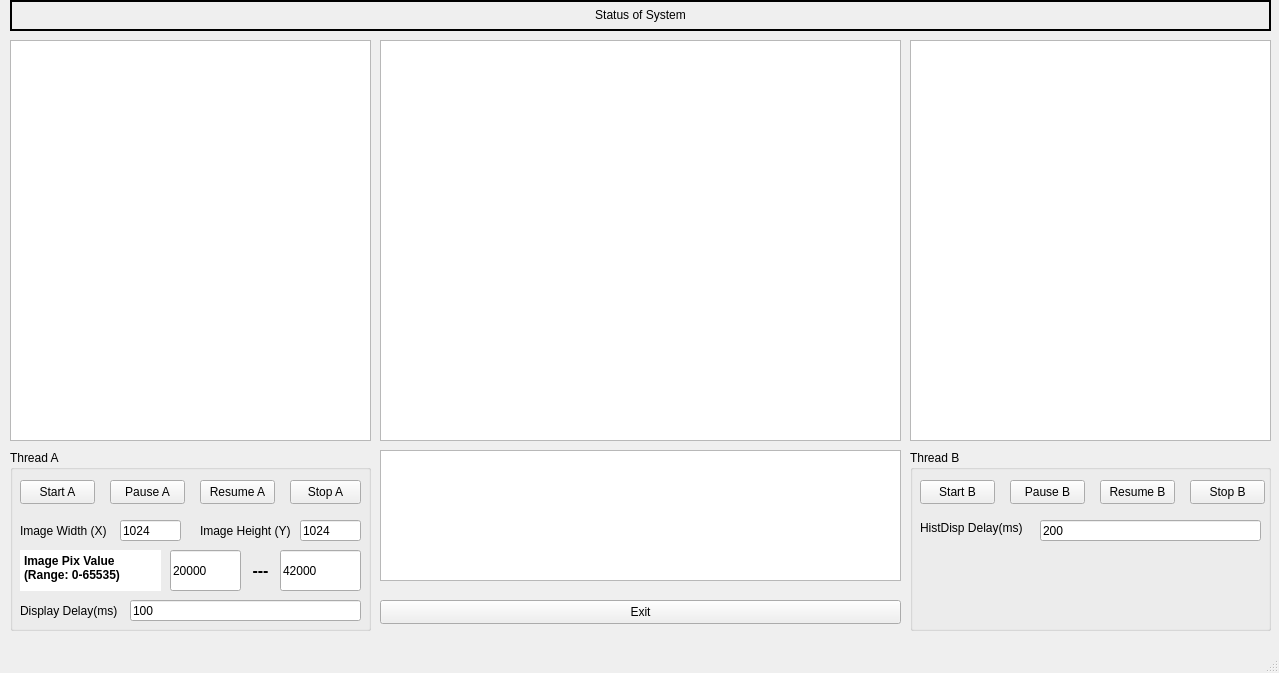
<?xml version="1.0" encoding="UTF-8"?>
<ui version="4.0">
 <class>MainWindow</class>
 <widget class="QMainWindow" name="MainWindow">
  <property name="geometry">
   <rect>
    <x>0</x>
    <y>0</y>
    <width>1279</width>
    <height>673</height>
   </rect>
  </property>
  <property name="windowTitle">
   <string>MainWindow</string>
  </property>
  <widget class="QWidget" name="centralwidget">
   <widget class="QTextEdit" name="textEdit_StatusA">
    <property name="geometry">
     <rect>
      <x>10</x>
      <y>40</y>
      <width>361</width>
      <height>401</height>
     </rect>
    </property>
   </widget>
   <widget class="QTextEdit" name="textEdit_StatusB">
    <property name="geometry">
     <rect>
      <x>910</x>
      <y>40</y>
      <width>361</width>
      <height>401</height>
     </rect>
    </property>
   </widget>
   <widget class="QGroupBox" name="groupBox">
    <property name="geometry">
     <rect>
      <x>10</x>
      <y>450</y>
      <width>361</width>
      <height>181</height>
     </rect>
    </property>
    <property name="title">
     <string>Thread A</string>
    </property>
    <widget class="QPushButton" name="btn_start_A">
     <property name="geometry">
      <rect>
       <x>10</x>
       <y>30</y>
       <width>75</width>
       <height>24</height>
      </rect>
     </property>
     <property name="text">
      <string>Start A</string>
     </property>
    </widget>
    <widget class="QPushButton" name="btn_pause_A">
     <property name="geometry">
      <rect>
       <x>100</x>
       <y>30</y>
       <width>75</width>
       <height>24</height>
      </rect>
     </property>
     <property name="text">
      <string>Pause A</string>
     </property>
    </widget>
    <widget class="QPushButton" name="btn_resume_A">
     <property name="geometry">
      <rect>
       <x>190</x>
       <y>30</y>
       <width>75</width>
       <height>24</height>
      </rect>
     </property>
     <property name="text">
      <string>Resume A</string>
     </property>
    </widget>
    <widget class="QPushButton" name="btn_stopA">
     <property name="geometry">
      <rect>
       <x>280</x>
       <y>30</y>
       <width>71</width>
       <height>24</height>
      </rect>
     </property>
     <property name="text">
      <string>Stop A</string>
     </property>
    </widget>
    <widget class="QLabel" name="label">
     <property name="geometry">
      <rect>
       <x>10</x>
       <y>70</y>
       <width>101</width>
       <height>21</height>
      </rect>
     </property>
     <property name="text">
      <string>Image Width (X)</string>
     </property>
    </widget>
    <widget class="QLabel" name="label_2">
     <property name="geometry">
      <rect>
       <x>190</x>
       <y>70</y>
       <width>101</width>
       <height>21</height>
      </rect>
     </property>
     <property name="text">
      <string>Image Height (Y)</string>
     </property>
    </widget>
    <widget class="QLineEdit" name="lineEdit_imgx">
     <property name="geometry">
      <rect>
       <x>110</x>
       <y>70</y>
       <width>61</width>
       <height>21</height>
      </rect>
     </property>
     <property name="text">
      <string>1024</string>
     </property>
    </widget>
    <widget class="QLineEdit" name="lineEdit_imgy">
     <property name="geometry">
      <rect>
       <x>290</x>
       <y>70</y>
       <width>61</width>
       <height>21</height>
      </rect>
     </property>
     <property name="text">
      <string>1024</string>
     </property>
    </widget>
    <widget class="QLabel" name="label_3">
     <property name="geometry">
      <rect>
       <x>10</x>
       <y>150</y>
       <width>111</width>
       <height>21</height>
      </rect>
     </property>
     <property name="text">
      <string>Display Delay(ms)</string>
     </property>
    </widget>
    <widget class="QLineEdit" name="lineEdit_framerate">
     <property name="geometry">
      <rect>
       <x>120</x>
       <y>150</y>
       <width>231</width>
       <height>21</height>
      </rect>
     </property>
     <property name="text">
      <string>100</string>
     </property>
    </widget>
    <widget class="QLineEdit" name="lineEdit_low">
     <property name="geometry">
      <rect>
       <x>160</x>
       <y>100</y>
       <width>71</width>
       <height>41</height>
      </rect>
     </property>
     <property name="text">
      <string>20000</string>
     </property>
    </widget>
    <widget class="QLineEdit" name="lineEdit_high">
     <property name="geometry">
      <rect>
       <x>270</x>
       <y>100</y>
       <width>81</width>
       <height>41</height>
      </rect>
     </property>
     <property name="text">
      <string>42000</string>
     </property>
    </widget>
    <widget class="QLabel" name="label_6">
     <property name="geometry">
      <rect>
       <x>220</x>
       <y>100</y>
       <width>61</width>
       <height>41</height>
      </rect>
     </property>
     <property name="font">
      <font>
       <pointsize>12</pointsize>
       <bold>true</bold>
      </font>
     </property>
     <property name="text">
      <string>---</string>
     </property>
     <property name="alignment">
      <set>Qt::AlignCenter</set>
     </property>
    </widget>
    <widget class="QTextEdit" name="textEdit">
     <property name="geometry">
      <rect>
       <x>10</x>
       <y>100</y>
       <width>141</width>
       <height>41</height>
      </rect>
     </property>
     <property name="sizePolicy">
      <sizepolicy hsizetype="Fixed" vsizetype="Fixed">
       <horstretch>0</horstretch>
       <verstretch>0</verstretch>
      </sizepolicy>
     </property>
     <property name="frameShape">
      <enum>QFrame::NoFrame</enum>
     </property>
     <property name="html">
      <string>&lt;!DOCTYPE HTML PUBLIC &quot;-//W3C//DTD HTML 4.0//EN&quot; &quot;http://www.w3.org/TR/REC-html40/strict.dtd&quot;&gt;
&lt;html&gt;&lt;head&gt;&lt;meta name=&quot;qrichtext&quot; content=&quot;1&quot; /&gt;&lt;meta charset=&quot;utf-8&quot; /&gt;&lt;style type=&quot;text/css&quot;&gt;
p, li { white-space: pre-wrap; }
&lt;/style&gt;&lt;/head&gt;&lt;body style=&quot; font-family:'Microsoft YaHei UI'; font-size:9pt; font-weight:400; font-style:normal;&quot;&gt;
&lt;p style=&quot; margin-top:0px; margin-bottom:0px; margin-left:0px; margin-right:0px; -qt-block-indent:0; text-indent:0px;&quot;&gt;&lt;span style=&quot; font-weight:700;&quot;&gt;Image Pix Value &lt;/span&gt;&lt;/p&gt;
&lt;p style=&quot; margin-top:0px; margin-bottom:0px; margin-left:0px; margin-right:0px; -qt-block-indent:0; text-indent:0px;&quot;&gt;&lt;span style=&quot; font-weight:700;&quot;&gt;(Range: 0-65535)&lt;/span&gt;&lt;/p&gt;&lt;/body&gt;&lt;/html&gt;</string>
     </property>
    </widget>
   </widget>
   <widget class="QGroupBox" name="groupBox_2">
    <property name="geometry">
     <rect>
      <x>910</x>
      <y>450</y>
      <width>361</width>
      <height>181</height>
     </rect>
    </property>
    <property name="title">
     <string>Thread B</string>
    </property>
    <widget class="QPushButton" name="btn_start_B">
     <property name="geometry">
      <rect>
       <x>10</x>
       <y>30</y>
       <width>75</width>
       <height>24</height>
      </rect>
     </property>
     <property name="text">
      <string>Start B</string>
     </property>
    </widget>
    <widget class="QPushButton" name="btn_pause_B">
     <property name="geometry">
      <rect>
       <x>100</x>
       <y>30</y>
       <width>75</width>
       <height>24</height>
      </rect>
     </property>
     <property name="text">
      <string>Pause B</string>
     </property>
    </widget>
    <widget class="QPushButton" name="btn_resume_B">
     <property name="geometry">
      <rect>
       <x>190</x>
       <y>30</y>
       <width>75</width>
       <height>24</height>
      </rect>
     </property>
     <property name="text">
      <string>Resume B</string>
     </property>
    </widget>
    <widget class="QPushButton" name="btn_stopB">
     <property name="geometry">
      <rect>
       <x>280</x>
       <y>30</y>
       <width>75</width>
       <height>24</height>
      </rect>
     </property>
     <property name="text">
      <string>Stop B</string>
     </property>
    </widget>
    <widget class="QLineEdit" name="lineEdit_histrate">
     <property name="geometry">
      <rect>
       <x>130</x>
       <y>70</y>
       <width>221</width>
       <height>21</height>
      </rect>
     </property>
     <property name="text">
      <string>200</string>
     </property>
    </widget>
    <widget class="QLabel" name="label_4">
     <property name="geometry">
      <rect>
       <x>10</x>
       <y>70</y>
       <width>121</width>
       <height>16</height>
      </rect>
     </property>
     <property name="text">
      <string>HistDisp Delay(ms)</string>
     </property>
    </widget>
   </widget>
   <widget class="QPushButton" name="btn_exit">
    <property name="geometry">
     <rect>
      <x>380</x>
      <y>600</y>
      <width>521</width>
      <height>24</height>
     </rect>
    </property>
    <property name="text">
     <string>Exit</string>
    </property>
   </widget>
   <widget class="QGraphicsView" name="imgView">
    <property name="geometry">
     <rect>
      <x>380</x>
      <y>40</y>
      <width>521</width>
      <height>401</height>
     </rect>
    </property>
   </widget>
   <widget class="QChartView" name="hist_chartview">
    <property name="geometry">
     <rect>
      <x>380</x>
      <y>450</y>
      <width>521</width>
      <height>131</height>
     </rect>
    </property>
   </widget>
   <widget class="QLabel" name="label_onesec">
    <property name="geometry">
     <rect>
      <x>10</x>
      <y>0</y>
      <width>1261</width>
      <height>31</height>
     </rect>
    </property>
    <property name="frameShape">
     <enum>QFrame::WinPanel</enum>
    </property>
    <property name="text">
     <string>Status of System</string>
    </property>
    <property name="textFormat">
     <enum>Qt::RichText</enum>
    </property>
    <property name="alignment">
     <set>Qt::AlignCenter</set>
    </property>
   </widget>
  </widget>
  <widget class="QMenuBar" name="menubar">
   <property name="geometry">
    <rect>
     <x>0</x>
     <y>0</y>
     <width>1279</width>
     <height>22</height>
    </rect>
   </property>
  </widget>
  <widget class="QStatusBar" name="statusbar"/>
 </widget>
 <customwidgets>
  <customwidget>
   <class>QChartView</class>
   <extends>QGraphicsView</extends>
   <header location="global">QtCharts</header>
  </customwidget>
 </customwidgets>
 <resources/>
 <connections/>
</ui>
